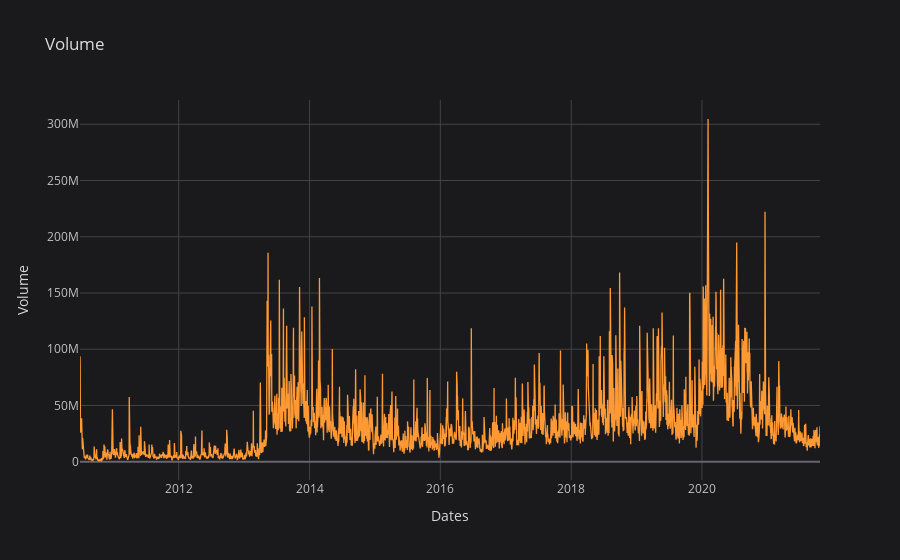

The cell this chart's notebook holds for it:
### Code cell
tsla['Volume'].iplot(title='Volume', xTitle='Dates', yTitle='Volume', theme='space')

### Figure 1 — Plotly figure (JSON) as saved in the notebook; plotly's stock layout.template omitted (floating-point values rounded to 4 significant figures; data arrays with more than 128 entries replaced by an {"elided": "..."} marker saying what was removed)
{"data": [{"line": {"color": "rgba(255, 153, 51, 1.0)", "dash": "solid", "shape": "linear", "width": 1.3}, "mode": "lines", "name": "Volume", "text": "", "type": "scatter", "x": {"elided": "2850 str values"}, "y": {"elided": "2850 int values"}}], "layout": {"legend": {"bgcolor": "#1A1A1C", "font": {"color": "#D9D9D9"}}, "paper_bgcolor": "#1A1A1C", "plot_bgcolor": "#1A1A1C", "title": {"font": {"color": "#D9D9D9"}, "text": "Volume"}, "xaxis": {"gridcolor": "#434343", "showgrid": true, "tickfont": {"color": "#C2C2C2"}, "title": {"font": {"color": "#D9D9D9"}, "text": "Dates"}, "zerolinecolor": "#666570"}, "yaxis": {"gridcolor": "#434343", "showgrid": true, "tickfont": {"color": "#C2C2C2"}, "title": {"font": {"color": "#D9D9D9"}, "text": "Volume"}, "zerolinecolor": "#666570"}}}
